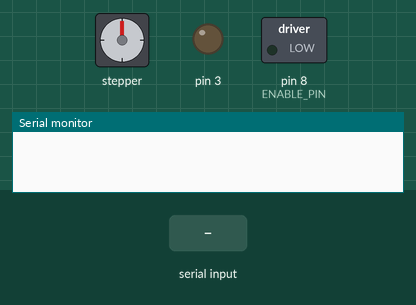
This sketch was run on a simulated Arduino Uno, built with avr-gcc and run on an emulated ATmega328P. On the bench: stepper motor, switched loads named in the sketch (green lamp = pin HIGH), output pins drawn as LEDs (lit = HIGH), the last lines printed to the serial monitor. The test bench sets the inputs (shaded band). Stepper angles assume 200 steps per turn.

Above: at 0.1 s.
At 15.1 s:
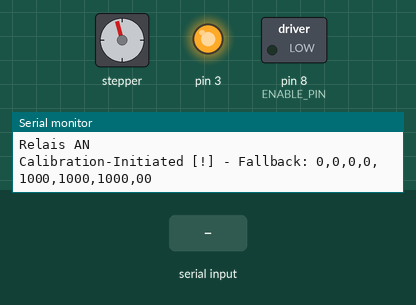
15.2 s: "90,45\n" received over Serial
At 36.5 s:
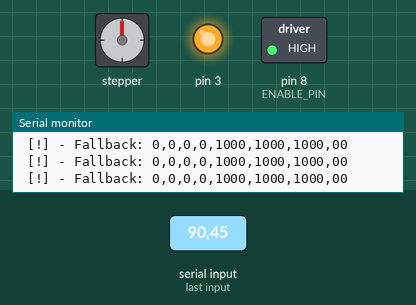
Timing chart, 0 to 38.0 s (numbered marks = the images above; inputs shaded):
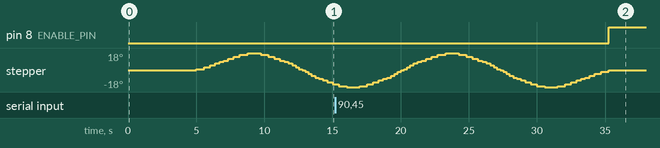

The sketch:

Zange-V3-T0.1.ino
```cpp
#include <AccelStepper.h>

#define ENABLE_PIN 8
#define SPEED 1300  //SPEED... I am SPEED... Faster than fast quicker than quick... I am lightning
int EN = 1;         // 0=Enabled, 1=Disabled
int Grab = 0;       // Grab Status
int Calib = 0;      // Calibration Status; 0 = Unkalibriert 1 = Kalibriert
long speedX = 0;
long speedY = 0;
long speedZ = 0;
long speedA = 0;

AccelStepper stepperX(AccelStepper::DRIVER, 2, 5);
AccelStepper stepperY(AccelStepper::DRIVER, 3, 6);
AccelStepper stepperZ(AccelStepper::DRIVER, 4, 7);
AccelStepper stepperA(AccelStepper::DRIVER, 12, 13);
int applyDeadzone(int value, int dz) {
  return (abs(value) < dz) ? 0 : value;
}

const byte ST = 0xA3;
const int NUM_CHANNELS = 8;
int channels[NUM_CHANNELS];
String input = "";

unsigned long lastPacketTime = 0;
const unsigned long TimeoutFailsafe = 500;
bool failsafeActive = false;
bool MeineNachricht = false;

void setup() {
  pinMode(3, OUTPUT);
  pinMode(ENABLE_PIN, OUTPUT);
  stepperX.setMaxSpeed(SPEED);
  stepperY.setMaxSpeed(SPEED);
  stepperZ.setMaxSpeed(SPEED);
  stepperA.setMaxSpeed(SPEED);


  Serial.begin(115200);
  input.reserve(50);

  activateFailsafe();
  lastPacketTime = millis();

  delay(5000);
  digitalWrite(3, 1);
  Serial.println("Relais AN");

  Calibration();
}

void loop() {
  ReadSerial();
  Channellogic();
  Stepper();

  static unsigned long lastDebugTime = 0;
  if (millis() - lastDebugTime > 100) {  // Nur alle 100ms Text ausgeben (schont die CPU)
    lastDebugTime = millis();
    printDebugInfo();
  }
}


void ReadSerial() {
  while (Serial.available() > 0) {  //Wenn Serielle Daten verfügbar sind
    byte incomingByte = Serial.read();

    if (incomingByte == ST) {  //Falls Startbyte erkannt wird: input zurücksetzen
      input = "";
      MeineNachricht = true;  //Setze die MeineNachricht Variable auf True
    } else if (incomingByte > 0x80) {
      MeineNachricht = false;
    }

    else if (MeineNachricht) {
      if (incomingByte == '\n') {
        parseBuffer();
        MeineNachricht = false;
        break;
      } else {
        input += (char)incomingByte;
      }
    }
  }

  //  Failsafe Check
  if (millis() - lastPacketTime > TimeoutFailsafe) {
    if (!failsafeActive) {
      activateFailsafe();
      failsafeActive = true;
    }
  }
}

void parseBuffer() {
  int n = sscanf(input.c_str(), "%d,%d,%d,%d,%d,%d,%d,%d",
                 &channels[0], &channels[1], &channels[2],
                 &channels[3], &channels[4], &channels[5],
                 &channels[6], &channels[7]);

  if (n == NUM_CHANNELS) {
    // Wenn Daten korrekt ankommen -> Failsafe beenden
    if (failsafeActive) {
      failsafeActive = false;
    }
    lastPacketTime = millis();  // Zeitstempel für Timeout-Timer erneuern
  }
}

void activateFailsafe() {

  channels[0] = 0;
  channels[1] = 0;
  channels[2] = 0;
  channels[3] = 0;
  channels[4] = 1000;
  channels[5] = 1000;
  channels[6] = 1000;
  channels[7] = 0;
}

void printDebugInfo() {
  if (failsafeActive) {
    Serial.print(" [!] - Fallback: ");
  } else {
    Serial.print(" [OK] - Werte: ");
  }

  for (int i = 0; i < NUM_CHANNELS; i++) {
    Serial.print(channels[i]);
    if (i < NUM_CHANNELS - 1) Serial.print(",");
  }
  Serial.print(Grab);
  Serial.println();
}

void Channellogic() {
  speedX = map(channels[0], 0, 1000, -SPEED, SPEED);
  speedX = applyDeadzone(speedX, 200);


  speedY = map(channels[1], 0, 1000, -SPEED, SPEED);
  speedY = applyDeadzone(speedY, 100);

  speedZ = map(channels[2], 0, 1000, -SPEED, SPEED);
  speedZ = applyDeadzone(speedZ, 200);


  speedA = map(channels[3], 0, 1000, -SPEED, SPEED);
  speedA = applyDeadzone(speedA, 100);

  // Logik für Enable (EN)
  if (channels[6] < 500) {
    EN = 0;  // Motor AN
  } else {
    EN = 1;  // Motor AUS
  }
  if (channels[7] < 500 && channels[4] < 500) {
    Grab = 1;
  } else {
    Grab = 0;
  }

  if (Grab == 1) {  // Arming in Grab Action
    if (speedX != 0 || speedY != 0) {
      EN = 0;  // Wenn die Sticks nicht center sind, Motor AN
    }
  }
  if (channels[6] > 0 && channels[4] == 1000) {  // Automatischer Override
    EN = 1;
  }
}

void Stepper() {

  if (Grab == 1) {
    stepperX.setSpeed(speedX);
    stepperY.setSpeed(speedY);
    stepperZ.setSpeed(speedZ);
    stepperA.setSpeed(speedA);
  } else {
    stepperX.setSpeed(0);
    stepperY.setSpeed(0);
    stepperZ.setSpeed(0);
    stepperA.setSpeed(0);
  }
  digitalWrite(ENABLE_PIN, EN);
  stepperX.runSpeed();
  stepperY.runSpeed();
  stepperZ.runSpeed();
  stepperA.runSpeed();
}

void vibrateMotor(AccelStepper &stepper, int intensity, int pulses) {
  // intensity = Schritte pro Richtung (5-20)
  // pulses = Anzahl Vibrationen (2-5)

  long originalPos = stepper.currentPosition();

  for (int i = 0; i < pulses; i++) {
    stepper.moveTo(originalPos + intensity);
    while (stepper.distanceToGo() != 0) stepper.run();

    stepper.moveTo(originalPos - intensity);
    while (stepper.distanceToGo() != 0) stepper.run();
  }

  // Zurück zur Ausgangsposition
  stepper.moveTo(originalPos);
  while (stepper.distanceToGo() != 0) stepper.run();
}

void Calibration() {
  Serial.print("Calibration-Initiated");
  while (Calib == 0) {
    ReadSerial();
    static unsigned long lastDebugTime = 0;
    if (millis() - lastDebugTime > 100) {  // Nur alle 100ms Text ausgeben (schont die CPU)
      lastDebugTime = millis();
      printDebugInfo();
    }

    if (channels[4] > 500 && channels[7] < 500) {
      stepperA.setCurrentPosition(0);
      stepperZ.setCurrentPosition(0);
      stepperY.setCurrentPosition(0);
      stepperX.setCurrentPosition(0);
      vibrateMotor(stepperX, 10, 2);
      Calib = 1;
      Serial.print("Calib-SAVE");
    } else {
      Channellogic();
      Stepper();
    }
  }
}
```
